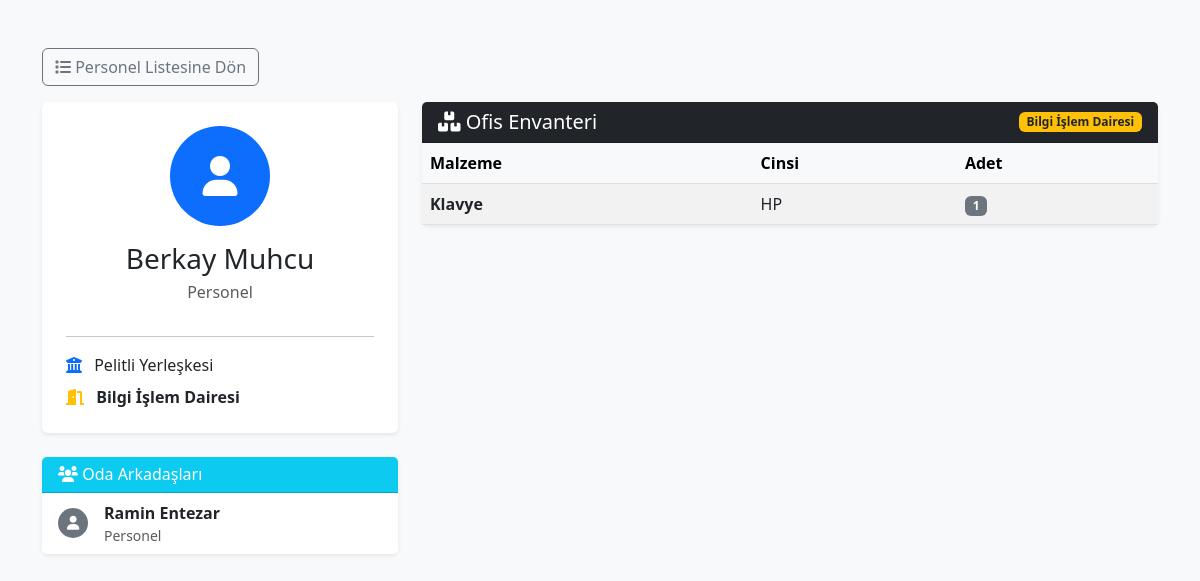
/personel-detay/13, run on an earlier commit of the app's database.
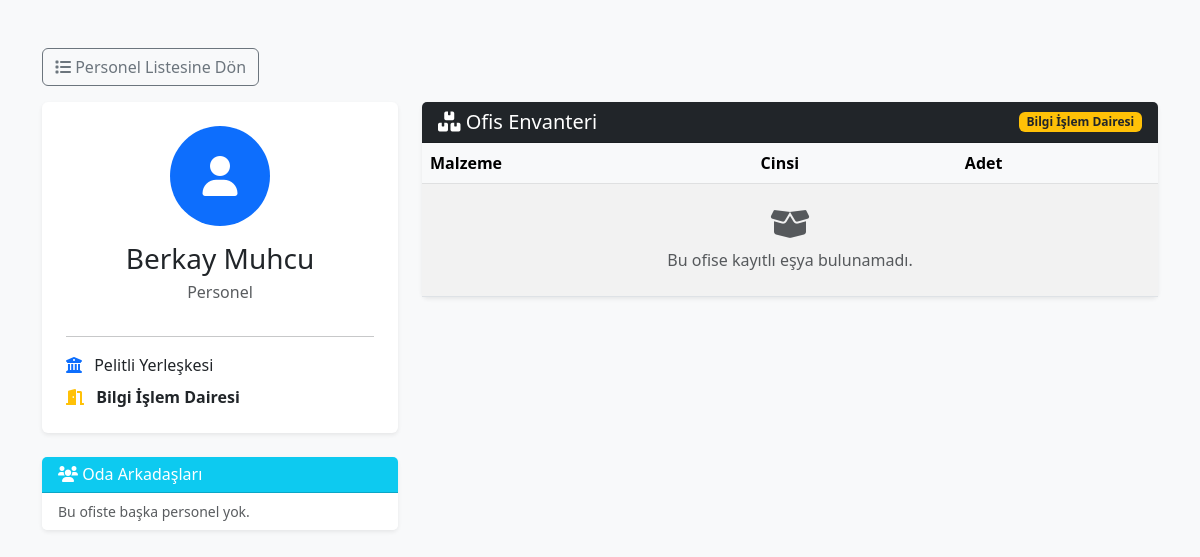
And on a later commit of the database.
### tables this page shows
CREATE TABLE personeller (
            id INTEGER PRIMARY KEY AUTOINCREMENT,
            ad_soyad TEXT NOT NULL,
            unvan TEXT,
            kampus TEXT,
            ofis TEXT NOT NULL
        , birimi TEXT);

CREATE TABLE demirbaslar (
            id INTEGER PRIMARY KEY AUTOINCREMENT,
            ad TEXT NOT NULL,
            konum TEXT NOT NULL,
            adet INTEGER NOT NULL,
            tarih TEXT NOT NULL
        , personel TEXT, kampus TEXT, cinsi TEXT);

### app.py (the view)
@app.route('/personel-detay/<int:id>')
def personel_detay(id):
    conn = baglanti_kur(); cur = conn.cursor()
    cur.execute("SELECT * FROM personeller WHERE id = ?", (id,)); kisi = cur.fetchone()
    if not kisi: return "Bulunamadı", 404
    cur.execute("SELECT * FROM personeller WHERE ofis = ? AND id != ?", (kisi['ofis'], id)); arkadaslar = cur.fetchall()
    k_ofis = turkce_normalize(kisi['ofis'])
    cur.execute("SELECT * FROM demirbaslar WHERE NORMALIZE(konum) LIKE ?", (f"%{k_ofis}%",)); esyalar = cur.fetchall()
    conn.close()
    return render_template('personel_detay.html', kisi=kisi, arkadaslar=arkadaslar, esyalar=esyalar)

### app.py (called while the page is built)
def turkce_normalize(metin):
    if metin is None: return ""
    degisim = {
        'İ': 'i', 'I': 'i', 'ı': 'i', 'Ş': 's', 'ş': 's',
        'Ç': 'c', 'ç': 'c', 'Ö': 'o', 'ö': 'o',
        'Ü': 'u', 'ü': 'u', 'Ğ': 'g', 'ğ': 'g'
    }
    yeni_metin = ""
    for harf in metin:
        yeni_metin += degisim.get(harf, harf)
    return yeni_metin.lower()

def baglanti_kur():
    conn = sqlite3.connect(DB_NAME)
    conn.row_factory = sqlite3.Row
    conn.create_function("NORMALIZE", 1, turkce_normalize)
    return conn

### templates/personel_detay.html (shortened to what the changed rows need)
<!DOCTYPE html>
<html lang="tr">
<head>
    <link href="https://cdn.jsdelivr.net/npm/bootstrap@5.3.0/dist/css/bootstrap.min.css" rel="stylesheet">
    <link rel="stylesheet" href="https://cdnjs.cloudflare.com/ajax/libs/font-awesome/6.0.0/css/all.min.css">
</head>
<body class="bg-light">
<div class="container mt-5">
    <div class="row">
        <div class="col-md-4">
            <div class="card shadow-sm border-0 mb-4">
                <ul class="list-group list-group-flush">
                    {% for arkadas in arkadaslar %}
                    <li class="list-group-item d-flex align-items-center">
                        <div class="bg-secondary text-white rounded-circle me-3 d-flex align-items-center justify-content-center" style="width: 30px; height: 30px;">
                            <i class="fas fa-user small"></i>
                        </div>
                        <div>
                            <a href="/personel-detay/{{ arkadas.id }}" class="text-decoration-none text-dark fw-bold">{{ arkadas.ad_soyad }}</a>
                            <div class="small text-muted">{{ arkadas.unvan }}</div>
                        </div>
                    </li>
                    {% else %}
                    <li class="list-group-item text-muted small">Bu ofiste başka personel yok.</li>
                    {% endfor %}
                </ul>
            </div>
        </div>
        <div class="col-md-8">
            <div class="card shadow-sm border-0">
                <div class="card-body p-0">
                    <table class="table table-hover table-striped mb-0">
                        <thead class="table-light">
                            <tr>
                                <th>Malzeme</th>
                                <th>Cinsi</th>
                                <th>Adet</th>
                            </tr>
                        </thead>
                        <tbody>
                            {% for esya in esyalar %}
                            <tr>
                                <td class="fw-bold">{{ esya.ad }}</td>
                                <td>{{ esya.cinsi }}</td>
                                <td><span class="badge bg-secondary">{{ esya.adet }}</span></td>
                            </tr>
                            {% else %}
                            <tr>
                                <td colspan="3" class="text-center py-4 text-muted">
                                    <i class="fas fa-box-open fa-2x mb-2 d-block"></i>
                                    Bu ofise kayıtlı eşya bulunamadı.
                                </td>
                            </tr>
                            {% endfor %}
                        </tbody>
                    </table>
                </div>
            </div>
        </div>
    </div>
</div>
</body>
</html>

What changed in the data, as far as the page shows it:
no longer on this page (row edited): personeller: ad_soyad "Ramin Entezar", unvan "Personel"
removed demirbaslar: ad "Klavye", cinsi "HP", adet "1"
Also different on the page:
text now shown: "Bu ofiste başka personel yok. Bu ofise kayıtlı eşya bulunamadı."
